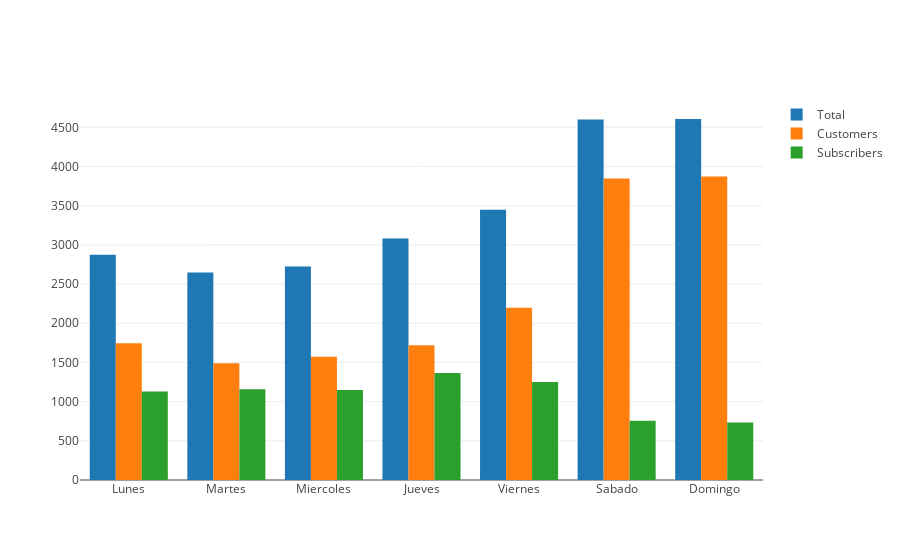

Notebook source saved alongside this figure:
### Code cell
dias=['Lunes', 'Martes', 'Miercoles','Jueves','Viernes','Sabado','Domingo']
labels=[dias,dias,dias]
values=[trips_by_day_of_week,trips_by_day_of_week_cust,trips_by_day_of_week_subs]
names=['Total','Customers','Subscribers']
plot_bars(labels,values,names)

### Figure 1 — Plotly figure (JSON) as saved in the notebook; plotly's stock layout.template omitted (floating-point values rounded to 4 significant figures)
{"data": [{"name": "Total", "type": "bar", "x": ["Lunes", "Martes", "Miercoles", "Jueves", "Viernes", "Sabado", "Domingo"], "y": [2874, 2647, 2723, 3082, 3448, 4601, 4606]}, {"name": "Customers", "type": "bar", "x": ["Lunes", "Martes", "Miercoles", "Jueves", "Viernes", "Sabado", "Domingo"], "y": [1745, 1489, 1574, 1718, 2198, 3846, 3873]}, {"name": "Subscribers", "type": "bar", "x": ["Lunes", "Martes", "Miercoles", "Jueves", "Viernes", "Sabado", "Domingo"], "y": [1129, 1158, 1149, 1364, 1250, 755, 733]}], "layout": {}}
